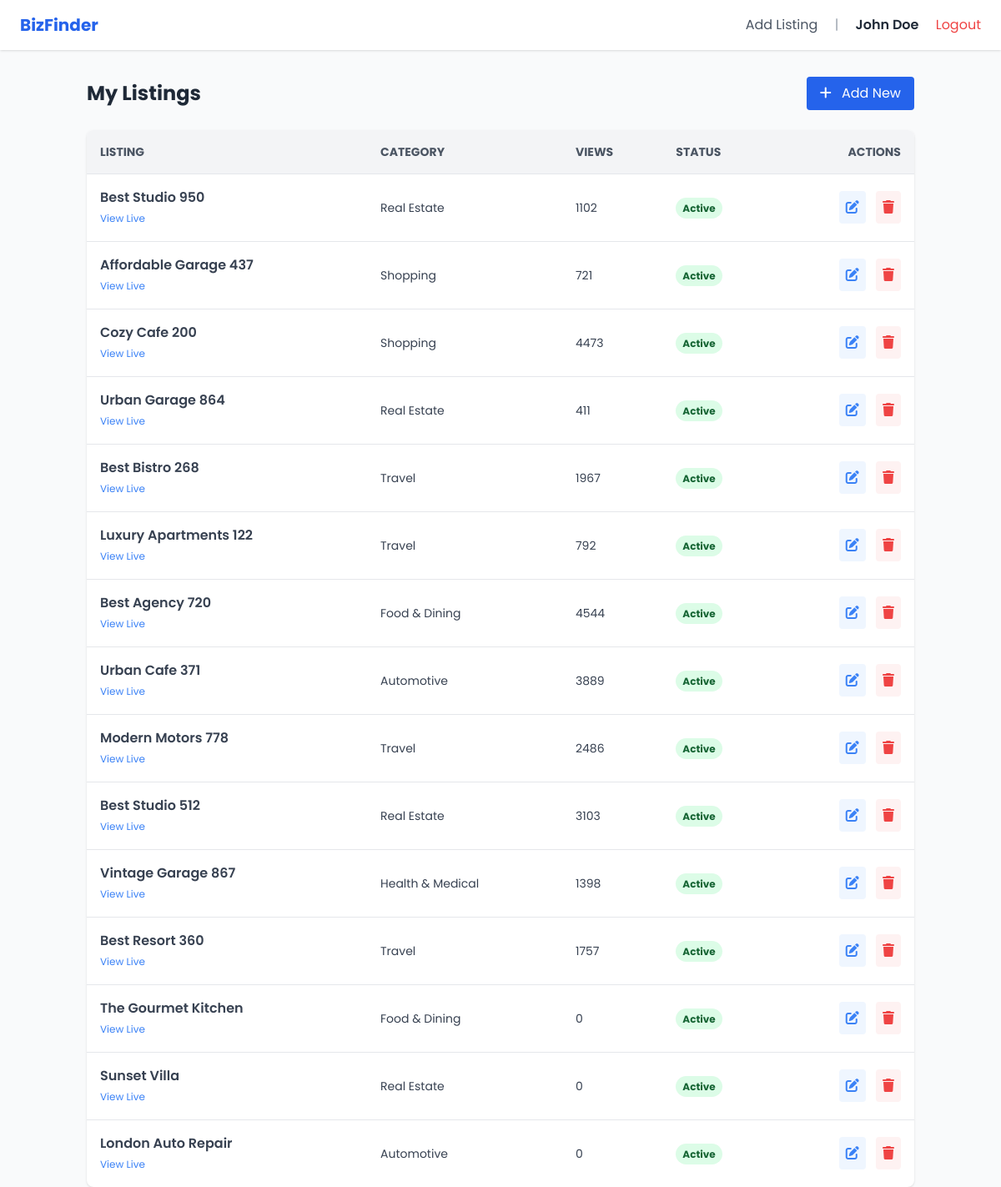
The app's page /admin/my-listings.php (signed in) with its own data.
### tables this page shows
CREATE TABLE IF NOT EXISTS `listings` (
  `id` int NOT NULL AUTO_INCREMENT,
  `user_id` int DEFAULT NULL,
  `category_id` int DEFAULT NULL,
  `location_id` int DEFAULT NULL,
  `title` varchar(255) NOT NULL,
  `image` varchar(255) DEFAULT NULL,
  `slug` varchar(191) NOT NULL,
  `description` text,
  `address` varchar(255) DEFAULT NULL,
  `phone` varchar(20) DEFAULT NULL,
  `email` varchar(100) DEFAULT NULL,
  `website` varchar(255) DEFAULT NULL,
  `is_featured` tinyint(1) DEFAULT '0',
  `status` enum('pending','active','rejected') DEFAULT 'pending',
  `views` int DEFAULT '0',
  `created_at` timestamp NULL DEFAULT CURRENT_TIMESTAMP,
  PRIMARY KEY (`id`),
  UNIQUE KEY `slug` (`slug`),
  KEY `user_id` (`user_id`),
  KEY `category_id` (`category_id`),
  KEY `location_id` (`location_id`)
);

CREATE TABLE IF NOT EXISTS `categories` (
  `id` int NOT NULL AUTO_INCREMENT,
  `name` varchar(100) NOT NULL,
  `slug` varchar(100) NOT NULL,
  `icon` varchar(50) DEFAULT 'fa-folder',
  `created_at` timestamp NULL DEFAULT CURRENT_TIMESTAMP,
  PRIMARY KEY (`id`),
  UNIQUE KEY `slug` (`slug`)
);

### admin/my-listings.php (the view, shortened to what this page needs)
<?php
$database = new Database();
$conn = $database->getConnection();
$query = "SELECT l.*, c.name as category_name
          FROM listings l
          LEFT JOIN categories c ON l.category_id = c.id
          WHERE l.user_id = :uid
          ORDER BY l.created_at DESC";
$stmt = $conn->prepare($query);
$stmt->bindParam(':uid', $_SESSION['user_id']);
$stmt->execute();
$listings = $stmt->fetchAll(PDO::FETCH_ASSOC);
?>
<!DOCTYPE html>
<html lang="en">
<head>
    <script src="https://cdn.tailwindcss.com"></script>
    <link rel="stylesheet" href="https://cdnjs.cloudflare.com/ajax/libs/font-awesome/6.4.0/css/all.min.css">
</head>
<body class="bg-gray-50 font-[Poppins]">
    <nav class="bg-white shadow px-6 py-4 flex justify-between items-center mb-8">
        <a href="../index.php" class="text-xl font-bold text-blue-600">BizFinder</a>
        <div class="space-x-4">
            <a href="add-listing.php" class="text-gray-600 hover:text-blue-600">Add Listing</a>
            <span class="text-gray-400">|</span>
            <span class="text-gray-800 font-semibold"><?php echo $_SESSION['user_name']; ?></span>
            <a href="../logout.php" class="text-red-500 hover:underline ml-2">Logout</a>
        </div>
    </nav>
    <div class="container mx-auto px-4">
        <div class="flex justify-between items-center mb-6">
            <h1 class="text-2xl font-bold text-gray-800">My Listings</h1>
            <a href="add-listing.php" class="bg-blue-600 text-white px-4 py-2 rounded hover:bg-blue-700 transition"><i class="fas fa-plus mr-2"></i> Add New</a>
        </div>
        <div class="bg-white rounded-lg shadow overflow-hidden">
            <table class="w-full text-left border-collapse">
                <thead class="bg-gray-100 text-gray-600 text-sm uppercase">
                    <tr>
                        <th class="p-4 border-b">Listing</th>
                        <th class="p-4 border-b">Category</th>
                        <th class="p-4 border-b">Views</th>
                        <th class="p-4 border-b">Status</th>
                        <th class="p-4 border-b text-right">Actions</th>
                    </tr>
                </thead>
                <tbody class="text-gray-700">
                    <?php if(count($listings) > 0): ?>
                        <?php foreach($listings as $item): ?>
                        <tr class="hover:bg-gray-50 border-b last:border-0">
                            <td class="p-4 font-semibold">
                                <?php echo htmlspecialchars($item['title']); ?>
                                <br>
                                <a href="../listing-detail.php?slug=<?php echo $item['slug']; ?>" target="_blank" class="text-xs text-blue-500 font-normal hover:underline">View Live</a>
                            </td>
                            <td class="p-4 text-sm"><?php echo htmlspecialchars($item['category_name']); ?></td>
                            <td class="p-4 text-sm"><?php echo $item['views']; ?></td>
                            <td class="p-4">
                                <?php if($item['status'] == 'active'): ?>
                                    <span class="bg-green-100 text-green-800 text-xs px-2 py-1 rounded-full font-bold">Active</span>
                                <?php elseif($item['status'] == 'pending'): ?>
                                    <span class="bg-yellow-100 text-yellow-800 text-xs px-2 py-1 rounded-full font-bold">Pending</span>
                                <?php else: ?>
                                    <span class="bg-red-100 text-red-800 text-xs px-2 py-1 rounded-full font-bold">Rejected</span>
                                <?php endif; ?>
                            </td>
                            <td class="p-4 text-right space-x-2">
                                <a href="edit-listing.php?id=<?php echo $item['id']; ?>" class="text-blue-500 hover:text-blue-700 bg-blue-50 hover:bg-blue-100 p-2 rounded transition"><i class="fas fa-edit"></i></a>
                                <a href="my-listings.php?delete=<?php echo $item['id']; ?>" onclick="return confirm('Delete this listing? This cannot be undone.');" class="text-red-500 hover:text-red-700 bg-red-50 hover:bg-red-100 p-2 rounded transition"><i class="fas fa-trash"></i></a>
                            </td>
                        </tr>
                        <?php endforeach; ?>
                    <?php else: ?>
                        <tr><td colspan="5" class="p-8 text-center text-gray-500">You haven't posted any listings yet.</td></tr>
                    <?php endif; ?>
                </tbody>
            </table>
        </div>
    </div>
</body>
</html>

### records on screen
listings: title "Best Studio 950", category.name "Real Estate", views "1102", status "Active"
listings: title "Affordable Garage 437", category.name "Shopping", views "721", status "Active"
listings: title "Cozy Cafe 200", category.name "Shopping", views "4473", status "Active"
listings: title "Urban Garage 864", category.name "Real Estate", views "411", status "Active"
listings: title "Best Bistro 268", category.name "Travel", views "1967", status "Active"
listings: title "Luxury Apartments 122", category.name "Travel", views "792", status "Active"
listings: title "Best Agency 720", category.name "Food & Dining", views "4544", status "Active"
listings: title "Urban Cafe 371", category.name "Automotive", views "3889", status "Active"
listings: title "Modern Motors 778", category.name "Travel", views "2486", status "Active"
listings: title "Best Studio 512", category.name "Real Estate", views "3103", status "Active"
listings: title "Vintage Garage 867", category.name "Health & Medical", views "1398", status "Active"
listings: title "Best Resort 360", category.name "Travel", views "1757", status "Active"
listings: title "The Gourmet Kitchen", category.name "Food & Dining", views "0", status "Active"
listings: title "Sunset Villa", category.name "Real Estate", views "0", status "Active"
listings: title "London Auto Repair", category.name "Automotive", views "0", status "Active"

### other values on screen
$_SESSION['user_name'] "John Doe"
